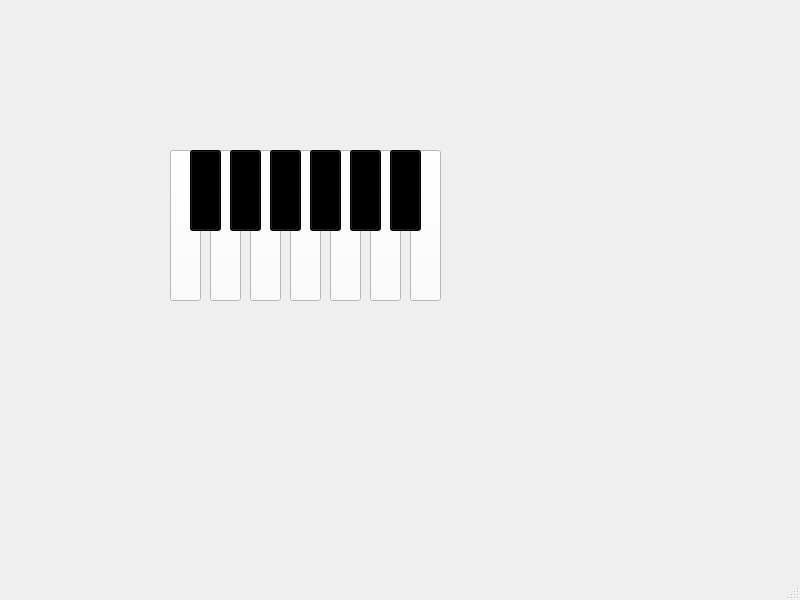
<?xml version="1.0" encoding="UTF-8"?>
<ui version="4.0">
 <class>MainWindow</class>
 <widget class="QMainWindow" name="MainWindow">
  <property name="geometry">
   <rect>
    <x>0</x>
    <y>0</y>
    <width>800</width>
    <height>600</height>
   </rect>
  </property>
  <property name="windowTitle">
   <string>MainWindow</string>
  </property>
  <widget class="QWidget" name="centralwidget">
   <widget class="QPushButton" name="pushButton">
    <property name="geometry">
     <rect>
      <x>170</x>
      <y>150</y>
      <width>31</width>
      <height>151</height>
     </rect>
    </property>
    <property name="styleSheet">
     <string notr="true">background-color:rgb(255, 255, 255)</string>
    </property>
    <property name="text">
     <string/>
    </property>
   </widget>
   <widget class="QPushButton" name="pushButton_2">
    <property name="geometry">
     <rect>
      <x>250</x>
      <y>150</y>
      <width>31</width>
      <height>151</height>
     </rect>
    </property>
    <property name="styleSheet">
     <string notr="true">background-color:rgb(255, 255, 255)</string>
    </property>
    <property name="text">
     <string/>
    </property>
   </widget>
   <widget class="QPushButton" name="pushButton_3">
    <property name="geometry">
     <rect>
      <x>370</x>
      <y>150</y>
      <width>31</width>
      <height>151</height>
     </rect>
    </property>
    <property name="styleSheet">
     <string notr="true">background-color:rgb(255, 255, 255)</string>
    </property>
    <property name="text">
     <string/>
    </property>
   </widget>
   <widget class="QPushButton" name="pushButton_6">
    <property name="geometry">
     <rect>
      <x>210</x>
      <y>150</y>
      <width>31</width>
      <height>151</height>
     </rect>
    </property>
    <property name="styleSheet">
     <string notr="true">background-color:rgb(255, 255, 255)</string>
    </property>
    <property name="text">
     <string/>
    </property>
   </widget>
   <widget class="QPushButton" name="pushButton_8">
    <property name="geometry">
     <rect>
      <x>330</x>
      <y>150</y>
      <width>31</width>
      <height>151</height>
     </rect>
    </property>
    <property name="styleSheet">
     <string notr="true">background-color:rgb(255, 255, 255)</string>
    </property>
    <property name="text">
     <string/>
    </property>
   </widget>
   <widget class="QPushButton" name="pushButton_10">
    <property name="geometry">
     <rect>
      <x>410</x>
      <y>150</y>
      <width>31</width>
      <height>151</height>
     </rect>
    </property>
    <property name="styleSheet">
     <string notr="true">background-color:rgb(255, 255, 255)</string>
    </property>
    <property name="text">
     <string/>
    </property>
   </widget>
   <widget class="QPushButton" name="pushButton_11">
    <property name="geometry">
     <rect>
      <x>290</x>
      <y>150</y>
      <width>31</width>
      <height>151</height>
     </rect>
    </property>
    <property name="styleSheet">
     <string notr="true">background-color:rgb(255, 255, 255)</string>
    </property>
    <property name="text">
     <string/>
    </property>
   </widget>
   <widget class="QPushButton" name="pushButton_16">
    <property name="geometry">
     <rect>
      <x>190</x>
      <y>150</y>
      <width>31</width>
      <height>81</height>
     </rect>
    </property>
    <property name="styleSheet">
     <string notr="true">background-color:rgb(0, 0, 0)</string>
    </property>
    <property name="text">
     <string/>
    </property>
   </widget>
   <widget class="QPushButton" name="pushButton_17">
    <property name="geometry">
     <rect>
      <x>230</x>
      <y>150</y>
      <width>31</width>
      <height>81</height>
     </rect>
    </property>
    <property name="styleSheet">
     <string notr="true">background-color:rgb(0, 0, 0)</string>
    </property>
    <property name="text">
     <string/>
    </property>
   </widget>
   <widget class="QPushButton" name="pushButton_18">
    <property name="geometry">
     <rect>
      <x>270</x>
      <y>150</y>
      <width>31</width>
      <height>81</height>
     </rect>
    </property>
    <property name="styleSheet">
     <string notr="true">background-color:rgb(0, 0, 0)</string>
    </property>
    <property name="text">
     <string/>
    </property>
   </widget>
   <widget class="QPushButton" name="pushButton_19">
    <property name="geometry">
     <rect>
      <x>390</x>
      <y>150</y>
      <width>31</width>
      <height>81</height>
     </rect>
    </property>
    <property name="styleSheet">
     <string notr="true">background-color:rgb(0, 0, 0)</string>
    </property>
    <property name="text">
     <string/>
    </property>
   </widget>
   <widget class="QPushButton" name="pushButton_22">
    <property name="geometry">
     <rect>
      <x>350</x>
      <y>150</y>
      <width>31</width>
      <height>81</height>
     </rect>
    </property>
    <property name="styleSheet">
     <string notr="true">background-color:rgb(0, 0, 0)</string>
    </property>
    <property name="text">
     <string/>
    </property>
   </widget>
   <widget class="QPushButton" name="pushButton_23">
    <property name="geometry">
     <rect>
      <x>310</x>
      <y>150</y>
      <width>31</width>
      <height>81</height>
     </rect>
    </property>
    <property name="styleSheet">
     <string notr="true">background-color:rgb(0, 0, 0)</string>
    </property>
    <property name="text">
     <string/>
    </property>
   </widget>
  </widget>
  <widget class="QMenuBar" name="menubar">
   <property name="geometry">
    <rect>
     <x>0</x>
     <y>0</y>
     <width>800</width>
     <height>21</height>
    </rect>
   </property>
  </widget>
  <widget class="QStatusBar" name="statusbar"/>
 </widget>
 <resources/>
 <connections/>
</ui>
